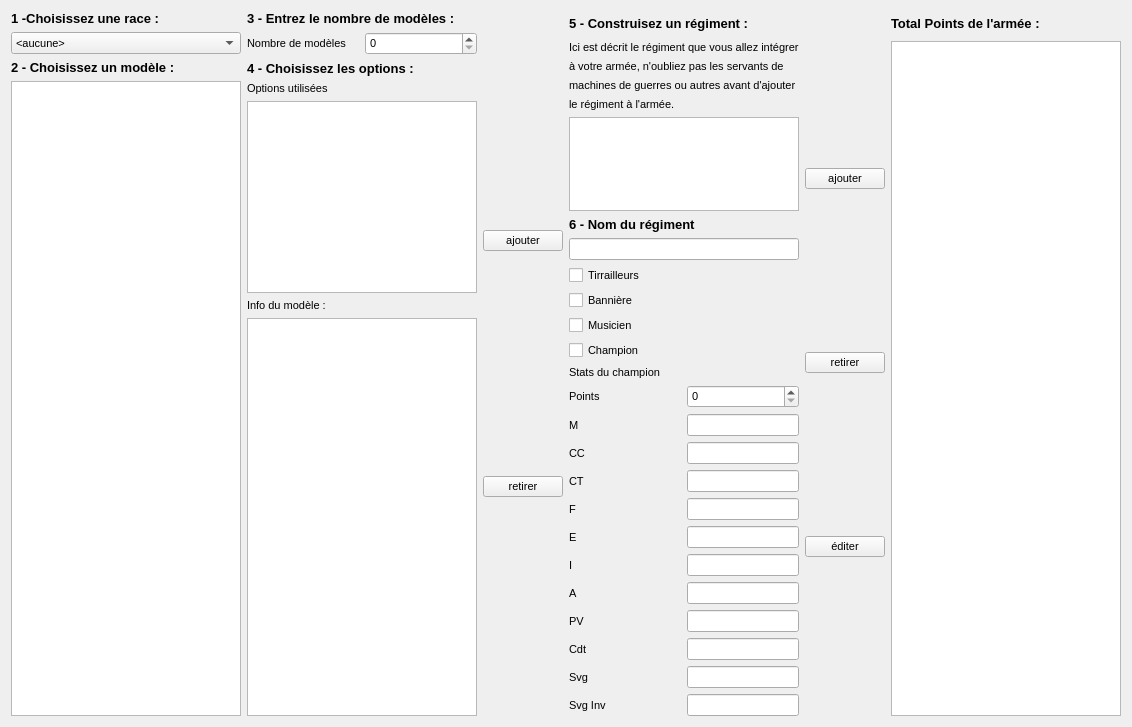
<?xml version="1.0" encoding="UTF-8"?>
<ui version="4.0">
 <class>ArmyWindow</class>
 <widget class="QWidget" name="ArmyWindow">
  <property name="geometry">
   <rect>
    <x>0</x>
    <y>0</y>
    <width>1132</width>
    <height>727</height>
   </rect>
  </property>
  <property name="font">
   <font>
    <pointsize>8</pointsize>
   </font>
  </property>
  <property name="windowTitle">
   <string>Form</string>
  </property>
  <layout class="QVBoxLayout" name="verticalLayout_12">
   <item>
    <layout class="QHBoxLayout" name="horizontalLayout_17">
     <item>
      <layout class="QVBoxLayout" name="verticalLayout_9">
       <item>
        <layout class="QVBoxLayout" name="verticalLayout_4">
         <item>
          <widget class="QLabel" name="labelRace">
           <property name="font">
            <font>
             <pointsize>10</pointsize>
             <weight>75</weight>
             <bold>true</bold>
            </font>
           </property>
           <property name="text">
            <string>1 -Choisissez une race :</string>
           </property>
          </widget>
         </item>
         <item>
          <widget class="QComboBox" name="comboBoxRace">
           <item>
            <property name="text">
             <string>&lt;aucune&gt;</string>
            </property>
           </item>
          </widget>
         </item>
        </layout>
       </item>
       <item>
        <widget class="QLabel" name="label_17">
         <property name="font">
          <font>
           <pointsize>10</pointsize>
           <weight>75</weight>
           <bold>true</bold>
          </font>
         </property>
         <property name="text">
          <string>2 - Choisissez un modèle :</string>
         </property>
        </widget>
       </item>
       <item>
        <widget class="QTreeView" name="treeViewExistingModels"/>
       </item>
      </layout>
     </item>
     <item>
      <layout class="QVBoxLayout" name="verticalLayout_6">
       <item>
        <layout class="QVBoxLayout" name="verticalLayout_5">
         <item>
          <widget class="QLabel" name="label_18">
           <property name="font">
            <font>
             <pointsize>10</pointsize>
             <weight>75</weight>
             <bold>true</bold>
            </font>
           </property>
           <property name="text">
            <string>3 - Entrez le nombre de modèles :</string>
           </property>
          </widget>
         </item>
         <item>
          <layout class="QHBoxLayout" name="horizontalLayout_13">
           <item>
            <widget class="QLabel" name="label">
             <property name="text">
              <string>Nombre de modèles</string>
             </property>
            </widget>
           </item>
           <item>
            <widget class="QSpinBox" name="spinBoxNB"/>
           </item>
          </layout>
         </item>
         <item>
          <widget class="QLabel" name="label_19">
           <property name="font">
            <font>
             <pointsize>10</pointsize>
             <weight>75</weight>
             <bold>true</bold>
            </font>
           </property>
           <property name="text">
            <string>4 - Choisissez les options :</string>
           </property>
          </widget>
         </item>
         <item>
          <widget class="QLabel" name="label_3">
           <property name="text">
            <string>Options utilisées</string>
           </property>
          </widget>
         </item>
         <item>
          <widget class="QTreeView" name="viewOptions">
           <property name="sizePolicy">
            <sizepolicy hsizetype="Expanding" vsizetype="Preferred">
             <horstretch>0</horstretch>
             <verstretch>0</verstretch>
            </sizepolicy>
           </property>
           <property name="selectionMode">
            <enum>QAbstractItemView::MultiSelection</enum>
           </property>
           <property name="animated">
            <bool>true</bool>
           </property>
           <property name="allColumnsShowFocus">
            <bool>true</bool>
           </property>
          </widget>
         </item>
         <item>
          <widget class="QLabel" name="label_16">
           <property name="text">
            <string>Info du modèle : </string>
           </property>
          </widget>
         </item>
         <item>
          <widget class="QTextEdit" name="textInfo">
           <property name="readOnly">
            <bool>true</bool>
           </property>
          </widget>
         </item>
        </layout>
       </item>
      </layout>
     </item>
     <item>
      <layout class="QHBoxLayout" name="horizontalLayout_16">
       <item>
        <layout class="QVBoxLayout" name="verticalLayout_11">
         <item>
          <widget class="QPushButton" name="addGroupButton">
           <property name="text">
            <string>ajouter</string>
           </property>
          </widget>
         </item>
         <item>
          <widget class="QPushButton" name="removeGroupButton">
           <property name="text">
            <string>retirer</string>
           </property>
          </widget>
         </item>
        </layout>
       </item>
       <item>
        <layout class="QVBoxLayout" name="verticalLayout_10">
         <item>
          <layout class="QHBoxLayout" name="horizontalLayout_14">
           <item>
            <widget class="QLabel" name="label_15">
             <property name="font">
              <font>
               <pointsize>10</pointsize>
               <weight>75</weight>
               <bold>true</bold>
              </font>
             </property>
             <property name="text">
              <string>5 - Construisez un régiment : </string>
             </property>
            </widget>
           </item>
           <item>
            <widget class="QLabel" name="labelPointsReg">
             <property name="font">
              <font>
               <pointsize>16</pointsize>
               <weight>50</weight>
               <bold>false</bold>
              </font>
             </property>
             <property name="text">
              <string/>
             </property>
            </widget>
           </item>
          </layout>
         </item>
         <item>
          <widget class="QLabel" name="label_20">
           <property name="text">
            <string>Ici est décrit le régiment que vous allez intégrer</string>
           </property>
          </widget>
         </item>
         <item>
          <widget class="QLabel" name="label_21">
           <property name="text">
            <string>à votre armée, n'oubliez pas les servants de</string>
           </property>
          </widget>
         </item>
         <item>
          <widget class="QLabel" name="label_22">
           <property name="text">
            <string>machines de guerres ou autres avant d'ajouter</string>
           </property>
          </widget>
         </item>
         <item>
          <widget class="QLabel" name="label_23">
           <property name="text">
            <string>le régiment à l'armée.</string>
           </property>
          </widget>
         </item>
         <item>
          <widget class="QTreeView" name="regimentView"/>
         </item>
         <item>
          <layout class="QHBoxLayout" name="horizontalLayout_12">
           <item>
            <layout class="QVBoxLayout" name="verticalLayout">
             <item>
              <widget class="QLabel" name="label_24">
               <property name="font">
                <font>
                 <pointsize>10</pointsize>
                 <weight>75</weight>
                 <bold>true</bold>
                </font>
               </property>
               <property name="text">
                <string>6 - Nom du régiment</string>
               </property>
              </widget>
             </item>
             <item>
              <widget class="QLineEdit" name="regName"/>
             </item>
             <item>
              <layout class="QVBoxLayout" name="verticalLayout_2">
               <item>
                <widget class="QCheckBox" name="checkBoxSkirmish">
                 <property name="text">
                  <string>Tirrailleurs</string>
                 </property>
                </widget>
               </item>
               <item>
                <widget class="QCheckBox" name="checkBoxBanner">
                 <property name="text">
                  <string>Bannière</string>
                 </property>
                </widget>
               </item>
               <item>
                <widget class="QCheckBox" name="checkBoxMusician">
                 <property name="text">
                  <string>Musicien</string>
                 </property>
                </widget>
               </item>
               <item>
                <widget class="QCheckBox" name="checkBoxChampion">
                 <property name="text">
                  <string>Champion</string>
                 </property>
                </widget>
               </item>
              </layout>
             </item>
             <item>
              <layout class="QVBoxLayout" name="verticalLayout_3">
               <item>
                <widget class="QLabel" name="label_2">
                 <property name="text">
                  <string>Stats du champion</string>
                 </property>
                </widget>
               </item>
               <item>
                <layout class="QHBoxLayout" name="horizontalLayout_11">
                 <item>
                  <widget class="QLabel" name="label_27">
                   <property name="text">
                    <string>Points</string>
                   </property>
                  </widget>
                 </item>
                 <item>
                  <widget class="QSpinBox" name="spinPoints">
                   <property name="sizePolicy">
                    <sizepolicy hsizetype="Preferred" vsizetype="Fixed">
                     <horstretch>0</horstretch>
                     <verstretch>0</verstretch>
                    </sizepolicy>
                   </property>
                   <property name="maximum">
                    <number>999</number>
                   </property>
                  </widget>
                 </item>
                </layout>
               </item>
               <item>
                <layout class="QHBoxLayout" name="horizontalLayout">
                 <item>
                  <widget class="QLabel" name="label_4">
                   <property name="text">
                    <string>M   </string>
                   </property>
                  </widget>
                 </item>
                 <item>
                  <widget class="QLineEdit" name="lineEditM">
                   <property name="sizePolicy">
                    <sizepolicy hsizetype="Preferred" vsizetype="Fixed">
                     <horstretch>0</horstretch>
                     <verstretch>0</verstretch>
                    </sizepolicy>
                   </property>
                  </widget>
                 </item>
                </layout>
               </item>
               <item>
                <layout class="QHBoxLayout" name="horizontalLayout_2">
                 <item>
                  <widget class="QLabel" name="label_5">
                   <property name="text">
                    <string>CC </string>
                   </property>
                  </widget>
                 </item>
                 <item>
                  <widget class="QLineEdit" name="lineEditCC">
                   <property name="sizePolicy">
                    <sizepolicy hsizetype="Preferred" vsizetype="Fixed">
                     <horstretch>0</horstretch>
                     <verstretch>0</verstretch>
                    </sizepolicy>
                   </property>
                  </widget>
                 </item>
                </layout>
               </item>
               <item>
                <layout class="QHBoxLayout" name="horizontalLayout_3">
                 <item>
                  <widget class="QLabel" name="label_6">
                   <property name="text">
                    <string>CT </string>
                   </property>
                  </widget>
                 </item>
                 <item>
                  <widget class="QLineEdit" name="lineEditCT">
                   <property name="sizePolicy">
                    <sizepolicy hsizetype="Preferred" vsizetype="Fixed">
                     <horstretch>0</horstretch>
                     <verstretch>0</verstretch>
                    </sizepolicy>
                   </property>
                  </widget>
                 </item>
                </layout>
               </item>
               <item>
                <layout class="QHBoxLayout" name="horizontalLayout_4">
                 <item>
                  <widget class="QLabel" name="label_7">
                   <property name="text">
                    <string>F   </string>
                   </property>
                  </widget>
                 </item>
                 <item>
                  <widget class="QLineEdit" name="lineEditF">
                   <property name="sizePolicy">
                    <sizepolicy hsizetype="Preferred" vsizetype="Fixed">
                     <horstretch>0</horstretch>
                     <verstretch>0</verstretch>
                    </sizepolicy>
                   </property>
                  </widget>
                 </item>
                </layout>
               </item>
               <item>
                <layout class="QHBoxLayout" name="horizontalLayout_5">
                 <item>
                  <widget class="QLabel" name="label_8">
                   <property name="text">
                    <string>E   </string>
                   </property>
                  </widget>
                 </item>
                 <item>
                  <widget class="QLineEdit" name="lineEditE">
                   <property name="sizePolicy">
                    <sizepolicy hsizetype="Preferred" vsizetype="Fixed">
                     <horstretch>0</horstretch>
                     <verstretch>0</verstretch>
                    </sizepolicy>
                   </property>
                  </widget>
                 </item>
                </layout>
               </item>
               <item>
                <layout class="QHBoxLayout" name="horizontalLayout_8">
                 <item>
                  <widget class="QLabel" name="label_11">
                   <property name="text">
                    <string>I    </string>
                   </property>
                  </widget>
                 </item>
                 <item>
                  <widget class="QLineEdit" name="lineEditI">
                   <property name="sizePolicy">
                    <sizepolicy hsizetype="Preferred" vsizetype="Fixed">
                     <horstretch>0</horstretch>
                     <verstretch>0</verstretch>
                    </sizepolicy>
                   </property>
                  </widget>
                 </item>
                </layout>
               </item>
               <item>
                <layout class="QHBoxLayout" name="horizontalLayout_7">
                 <item>
                  <widget class="QLabel" name="label_10">
                   <property name="text">
                    <string>A   </string>
                   </property>
                  </widget>
                 </item>
                 <item>
                  <widget class="QLineEdit" name="lineEditA">
                   <property name="sizePolicy">
                    <sizepolicy hsizetype="Preferred" vsizetype="Fixed">
                     <horstretch>0</horstretch>
                     <verstretch>0</verstretch>
                    </sizepolicy>
                   </property>
                  </widget>
                 </item>
                </layout>
               </item>
               <item>
                <layout class="QHBoxLayout" name="horizontalLayout_6">
                 <item>
                  <widget class="QLabel" name="label_9">
                   <property name="text">
                    <string>PV  </string>
                   </property>
                  </widget>
                 </item>
                 <item>
                  <widget class="QLineEdit" name="lineEditPV">
                   <property name="sizePolicy">
                    <sizepolicy hsizetype="Preferred" vsizetype="Fixed">
                     <horstretch>0</horstretch>
                     <verstretch>0</verstretch>
                    </sizepolicy>
                   </property>
                  </widget>
                 </item>
                </layout>
               </item>
               <item>
                <layout class="QHBoxLayout" name="horizontalLayout_21">
                 <item>
                  <widget class="QLabel" name="label_29">
                   <property name="text">
                    <string>Cdt  </string>
                   </property>
                  </widget>
                 </item>
                 <item>
                  <widget class="QLineEdit" name="lineEditCdt">
                   <property name="sizePolicy">
                    <sizepolicy hsizetype="Preferred" vsizetype="Fixed">
                     <horstretch>0</horstretch>
                     <verstretch>0</verstretch>
                    </sizepolicy>
                   </property>
                  </widget>
                 </item>
                </layout>
               </item>
               <item>
                <layout class="QHBoxLayout" name="horizontalLayout_9">
                 <item>
                  <widget class="QLabel" name="label_12">
                   <property name="text">
                    <string>Svg</string>
                   </property>
                  </widget>
                 </item>
                 <item>
                  <widget class="QLineEdit" name="lineEditSvg">
                   <property name="sizePolicy">
                    <sizepolicy hsizetype="Preferred" vsizetype="Fixed">
                     <horstretch>0</horstretch>
                     <verstretch>0</verstretch>
                    </sizepolicy>
                   </property>
                  </widget>
                 </item>
                </layout>
               </item>
               <item>
                <layout class="QHBoxLayout" name="horizontalLayout_10">
                 <item>
                  <widget class="QLabel" name="label_13">
                   <property name="text">
                    <string>Svg Inv</string>
                   </property>
                  </widget>
                 </item>
                 <item>
                  <widget class="QLineEdit" name="lineEditSvgInv">
                   <property name="sizePolicy">
                    <sizepolicy hsizetype="Preferred" vsizetype="Fixed">
                     <horstretch>0</horstretch>
                     <verstretch>0</verstretch>
                    </sizepolicy>
                   </property>
                  </widget>
                 </item>
                </layout>
               </item>
              </layout>
             </item>
            </layout>
           </item>
          </layout>
         </item>
        </layout>
       </item>
       <item>
        <layout class="QVBoxLayout" name="verticalLayout_7">
         <item>
          <widget class="QPushButton" name="addRegButton">
           <property name="text">
            <string>ajouter</string>
           </property>
          </widget>
         </item>
         <item>
          <widget class="QPushButton" name="removeRegButton">
           <property name="text">
            <string>retirer</string>
           </property>
          </widget>
         </item>
         <item>
          <widget class="QPushButton" name="editRegButton">
           <property name="text">
            <string>éditer</string>
           </property>
          </widget>
         </item>
        </layout>
       </item>
      </layout>
     </item>
     <item>
      <layout class="QVBoxLayout" name="verticalLayout_8">
       <item>
        <layout class="QHBoxLayout" name="horizontalLayout_15">
         <item>
          <widget class="QLabel" name="label_14">
           <property name="font">
            <font>
             <pointsize>10</pointsize>
             <weight>75</weight>
             <bold>true</bold>
            </font>
           </property>
           <property name="text">
            <string>Total Points de l'armée :</string>
           </property>
          </widget>
         </item>
         <item>
          <widget class="QLabel" name="labelPointsArmy">
           <property name="font">
            <font>
             <pointsize>16</pointsize>
            </font>
           </property>
           <property name="text">
            <string/>
           </property>
          </widget>
         </item>
        </layout>
       </item>
       <item>
        <widget class="QTreeView" name="armyView">
         <attribute name="headerShowSortIndicator" stdset="0">
          <bool>true</bool>
         </attribute>
        </widget>
       </item>
      </layout>
     </item>
    </layout>
   </item>
  </layout>
 </widget>
 <resources/>
 <connections/>
</ui>
